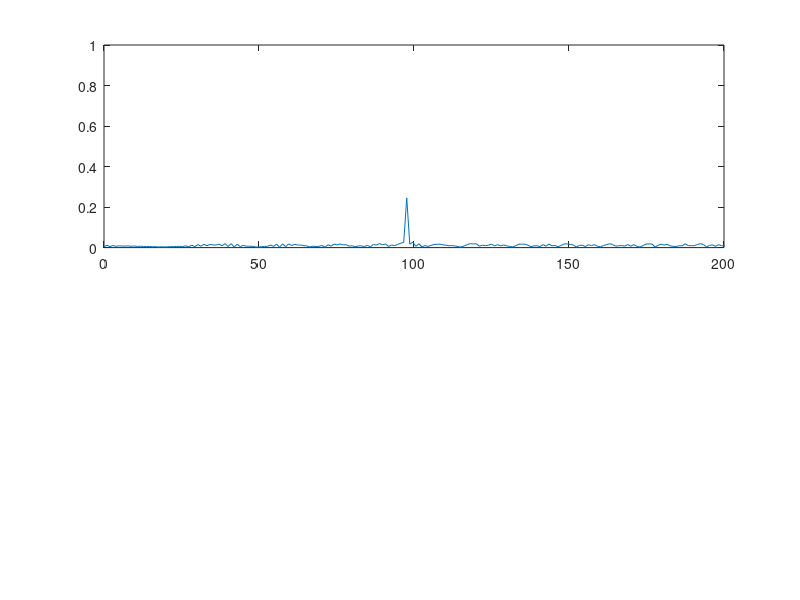
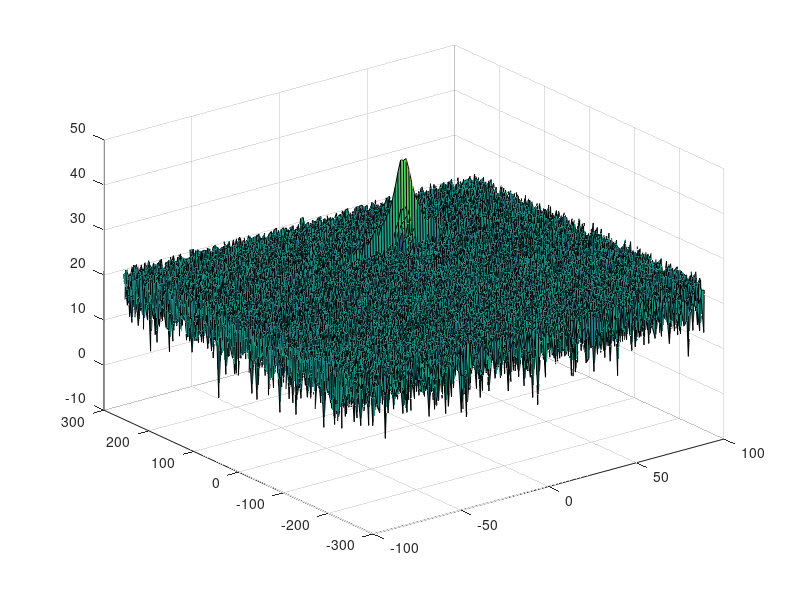
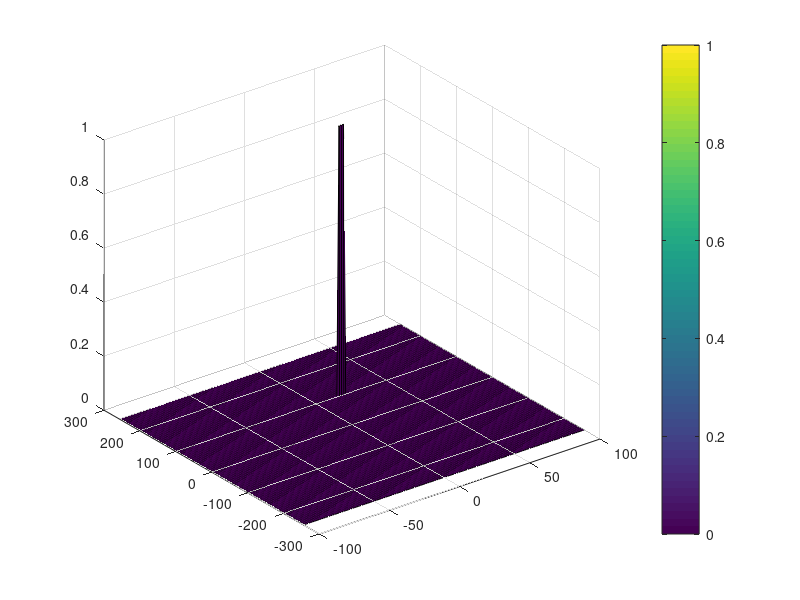

Write the MATLAB code that produced these figures, in order.
clear all
close all
clc;

%% Radar Specifications 
%%%%%%%%%%%%%%%%%%%%%%%%%%%
% Frequency of operation = 77GHz
% Max Range = 200m
% Range Resolution = 1 m
% Max Velocity = 100 m/s
%%%%%%%%%%%%%%%%%%%%%%%%%%%

%speed of light = 3e8

c       = 3*10^8;
R_delta = 1;
R_max   = 200;

%% User Defined Range and Velocity of target
% *%TODO* :
% define the target's initial position and velocity. Note : Velocity
% remains contant
R = 100;
v = 20;
x= R;


%% FMCW Waveform Generation

% *%TODO* :
%Design the FMCW waveform by giving the specs of each of its parameters.
% Calculate the Bandwidth (B), Chirp Time (Tchirp) and Slope (slope) of the FMCW
% chirp using the requirements above.


%Operating carrier frequency of Radar 
fc= 77e9;             %carrier freq

B = c / (2*R_delta);
Tchirp = 5.5 * 2 * R_max/c;
slope = B/Tchirp;
 
disp(slope)
%The number of chirps in one sequence. Its ideal to have 2^ value for the ease of running the FFT
%for Doppler Estimation. 
Nd=128;                   % #of doppler cells OR #of sent periods % number of chirps

%The number of samples on each chirp. 
Nr=1024;                  %for length of time OR # of range cells

% Timestamp for running the displacement scenario for every sample on each
% chirp
t=linspace(0, Nd*Tchirp, Nd*Nr); %total time for samples


%Creating the vectors for Tx, Rx and Mix based on the total samples input.
Tx=zeros(1,length(t)); %transmitted signal
Rx=zeros(1,length(t)); %received signal
Mix = zeros(1,length(t)); %beat signal

%Similar vectors for range_covered and time delay.
r_t=zeros(1,length(t));
td=zeros(1,length(t));


%% Signal generation and Moving Target simulation
% Running the radar scenario over the time. 

for i=1:length(t)         
    
    
    % *%TODO* :
    %For each time stamp update the Range of the Target for constant velocity. 
    r_t(i) = R + v*t(i);

    % *%TODO* :
    %For each time sample we need update the transmitted and
    %received signal. 
    td(i) = 2*r_t(i)/c;

    Tx(i) = cos(2*pi*(fc*t(i) + slope*(t(i)^2)/2));
    Rx(i) = cos(2*pi*(fc*(t(i) - td(i)) + slope*((t(i) - td(i))^2)/2));
    
    % *%TODO* :
    %Now by mixing the Transmit and Receive generate the beat signal
    %This is done by element wise matrix multiplication of Transmit and
    %Receiver Signal
    Mix(i) = Tx(i) .* Rx(i);
    
end

%% RANGE MEASUREMENT


 % *%TODO* :
%reshape the vector into Nr*Nd array. Nr and Nd here would also define the size of
%Range and Doppler FFT respectively.
Mix  = reshape(Mix, [Nr, Nd]);

 % *%TODO* :
%run the FFT on the beat signal along the range bins dimension (Nr) and
%normalize.
Y = fft(Mix, [], 1);

 % *%TODO* :
% Take the absolute value of FFT output
L = Nr;
P2 = abs(Y/L);

 % *%TODO* :
% Output of FFT is double sided signal, but we are interested in only one side of the spectrum.
% Hence we throw out half of the samples.
P1 = P2(1:((L/2)+1));


%plotting the range
figure ('Name','Range from First FFT')
subplot(2,1,1)

 % *%TODO* :
 % plot FFT output 
Fs = 1000;
f = Fs*(0:(L/2))/L;
plot(f,P1) 
 
axis ([0 200 0 1]);



%% RANGE DOPPLER RESPONSE
% The 2D FFT implementation is already provided here. This will run a 2DFFT
% on the mixed signal (beat signal) output and generate a range doppler
% map.You will implement CFAR on the generated RDM


% Range Doppler Map Generation.

% The output of the 2D FFT is an image that has reponse in the range and
% doppler FFT bins. So, it is important to convert the axis from bin sizes
% to range and doppler based on their Max values.

Mix=reshape(Mix,[Nr,Nd]);

% 2D FFT using the FFT size for both dimensions.
sig_fft2 = fft2(Mix, Nr, Nd);

% Taking just one side of signal from Range dimension.
sig_fft2 = sig_fft2(1:Nr/2,1:Nd);
sig_fft2 = fftshift (sig_fft2);
RDM = abs(sig_fft2);
RDM = 10*log10(RDM) ;

%use the surf function to plot the output of 2DFFT and to show axis in both
%dimensions
doppler_axis = linspace(-100,100,Nd);
range_axis = linspace(-200,200,Nr/2)*((Nr/2)/400);
figure,surf(doppler_axis,range_axis,RDM);

%% CFAR implementation

%Slide Window through the complete Range Doppler Map

% *%TODO* :
%Select the number of Training Cells in both the dimensions.
R_train = 50;
D_train = 50;

% *%TODO* :
%Select the number of Guard Cells in both dimensions around the Cell under 
%test (CUT) for accurate estimation
R_guard = 5;
D_guard = 1;

% *%TODO* :
% offset the threshold by SNR value in dB
offset = 18;

% *%TODO* :
%Create a vector to store noise_level for each iteration on training cells
noise_level = zeros(1,1);


% *%TODO* :
%design a loop such that it slides the CUT across range doppler map by
%giving margins at the edges for Training and Guard Cells.
%For every iteration sum the signal level within all the training
%cells. To sum convert the value from logarithmic to linear using db2pow
%function. Average the summed values for all of the training
%cells used. After averaging convert it back to logarithimic using pow2db.
%Further add the offset to it to determine the threshold. Next, compare the
%signal under CUT with this threshold. If the CUT level > threshold assign
%it a value of 1, else equate it to 0.


   % Use RDM[x,y] as the matrix from the output of 2D FFT for implementing
   % CFAR


Nr = Nr / 2;
for i = (R_train + R_guard + 1):(Nr - (R_train + R_guard))
    for j = (D_train + D_guard + 1):(Nd - (D_train + D_guard))
        % Use RDM[x,y] as the matrix from the output of 2D FFT for implementing CFAR

        noise_level_full = sum(sum(db2pow(RDM((i - (R_train + R_guard)):(i + R_train + R_guard), (j - (D_train + D_guard)):(j + D_train + D_guard)))));
        noise_level_guard = sum(sum(db2pow(RDM((i - R_guard):(i + R_guard), (j - D_guard):(j + D_guard)))));
        noise_level = noise_level_full - noise_level_guard;
        
        numTrCell = (2*R_train + 2*R_guard + 1)*(2*D_train + 2*D_guard + 1) - (2*R_guard + 1)*(2*D_guard + 1);
        threshold = (pow2db(noise_level/numTrCell)) + offset;
        
        if RDM(i,j) > threshold
            RDM(i,j) = 1;
        else
            RDM(i,j) = 0;
        end
    end
end


% *%TODO* :
% The process above will generate a thresholded block, which is smaller 
%than the Range Doppler Map as the CUT cannot be located at the edges of
%matrix. Hence,few cells will not be thresholded. To keep the map size same
% set those values to 0. 
 

for i = 1:Nr
    for j = 1:Nd
        if (RDM(i,j) == 0) || (RDM(i,j) == 1)
            continue
        else
            RDM(i,j) = 0;
        end
    end  
end



% *%TODO* :
%display the CFAR output using the Surf function like we did for Range
%Doppler Response output.
figure,surf(doppler_axis, range_axis,RDM);
colorbar;

